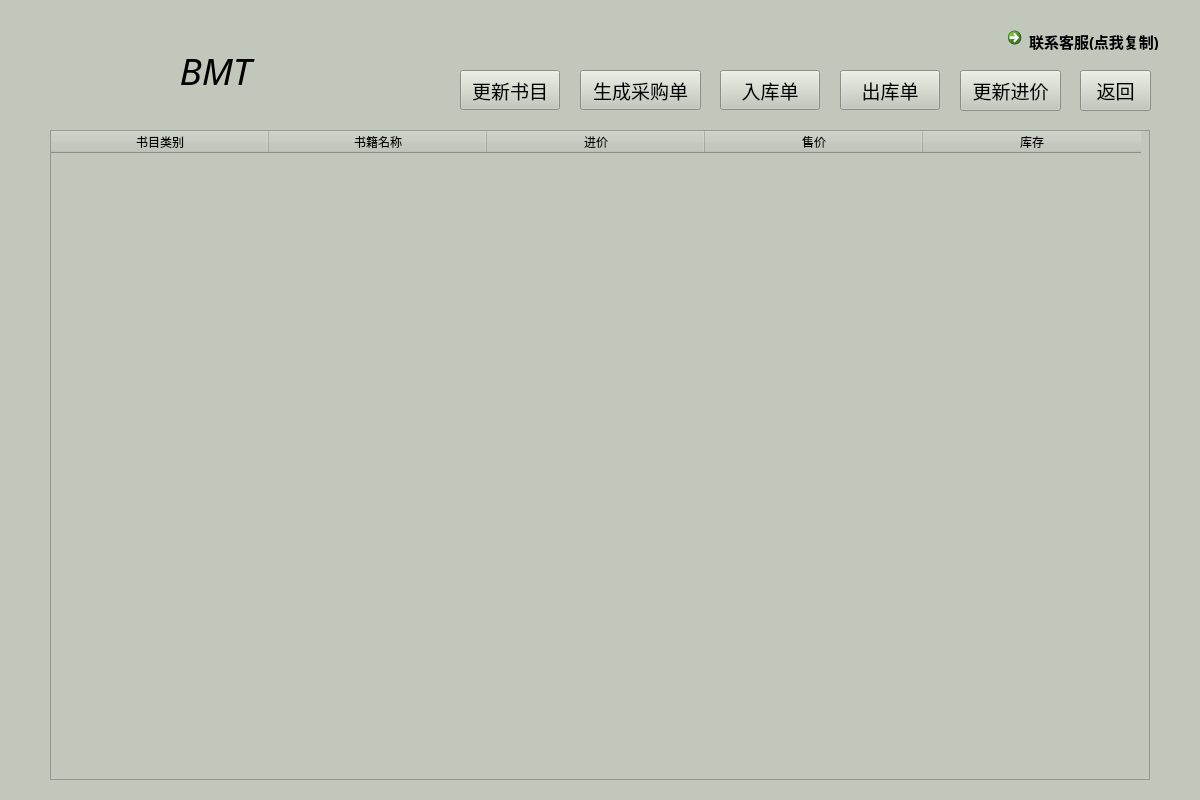
<?xml version="1.0" encoding="UTF-8"?>
<ui version="4.0">
 <class>storehouse_window</class>
 <widget class="QMainWindow" name="storehouse_window">
  <property name="geometry">
   <rect>
    <x>0</x>
    <y>0</y>
    <width>1200</width>
    <height>800</height>
   </rect>
  </property>
  <property name="maximumSize">
   <size>
    <width>1200</width>
    <height>800</height>
   </size>
  </property>
  <property name="font">
   <font>
    <family>黑体</family>
    <pointsize>14</pointsize>
   </font>
  </property>
  <property name="windowTitle">
   <string notr="true">storehouse_window</string>
  </property>
  <property name="windowIcon">
   <iconset resource="../resource.qrc">
    <normaloff>:/ico/resource/BMT_64.ico</normaloff>:/ico/resource/BMT_64.ico</iconset>
  </property>
  <property name="styleSheet">
   <string notr="true">background-color: rgb(193, 200, 187);</string>
  </property>
  <widget class="QWidget" name="centralwidget">
   <widget class="QCommandLinkButton" name="call_for_help">
    <property name="geometry">
     <rect>
      <x>1000</x>
      <y>20</y>
      <width>180</width>
      <height>30</height>
     </rect>
    </property>
    <property name="font">
     <font>
      <family>Segoe UI</family>
      <pointsize>11</pointsize>
     </font>
    </property>
    <property name="cursor">
     <cursorShape>PointingHandCursor</cursorShape>
    </property>
    <property name="toolTip">
     <string>&lt;html&gt;&lt;head/&gt;&lt;body&gt;&lt;p&gt;&lt;span style=&quot; font-size:12pt; text-decoration: underline; color:#0000ff;&quot;&gt;huyan35@mail2.sysu.edu.cn&lt;/span&gt;&lt;/p&gt;&lt;/body&gt;&lt;/html&gt;</string>
    </property>
    <property name="toolTipDuration">
     <number>0</number>
    </property>
    <property name="text">
     <string>联系客服(点我复制)</string>
    </property>
    <property name="icon">
     <iconset resource="../resource.qrc">
      <normaloff>:/ico/resource/BMT_32.ico</normaloff>:/ico/resource/BMT_32.ico</iconset>
    </property>
   </widget>
   <widget class="QLabel" name="client_name">
    <property name="geometry">
     <rect>
      <x>160</x>
      <y>40</y>
      <width>111</width>
      <height>61</height>
     </rect>
    </property>
    <property name="font">
     <font>
      <family>Mistral</family>
      <pointsize>30</pointsize>
      <weight>50</weight>
      <bold>false</bold>
     </font>
    </property>
    <property name="text">
     <string>&lt;html&gt;&lt;head/&gt;&lt;body&gt;&lt;p&gt;&lt;span style=&quot; font-size:28pt; font-style:italic;&quot;&gt;BMT&lt;/span&gt;&lt;/p&gt;&lt;/body&gt;&lt;/html&gt;</string>
    </property>
    <property name="alignment">
     <set>Qt::AlignCenter</set>
    </property>
   </widget>
   <widget class="QPushButton" name="output">
    <property name="geometry">
     <rect>
      <x>840</x>
      <y>70</y>
      <width>100</width>
      <height>40</height>
     </rect>
    </property>
    <property name="font">
     <font>
      <family>黑体</family>
      <pointsize>14</pointsize>
      <weight>50</weight>
      <bold>false</bold>
     </font>
    </property>
    <property name="cursor">
     <cursorShape>PointingHandCursor</cursorShape>
    </property>
    <property name="text">
     <string>出库单</string>
    </property>
   </widget>
   <widget class="QPushButton" name="input">
    <property name="geometry">
     <rect>
      <x>720</x>
      <y>70</y>
      <width>100</width>
      <height>40</height>
     </rect>
    </property>
    <property name="font">
     <font>
      <family>黑体</family>
      <pointsize>14</pointsize>
      <weight>50</weight>
      <bold>false</bold>
     </font>
    </property>
    <property name="cursor">
     <cursorShape>PointingHandCursor</cursorShape>
    </property>
    <property name="text">
     <string>入库单</string>
    </property>
   </widget>
   <widget class="QPushButton" name="refresh">
    <property name="geometry">
     <rect>
      <x>460</x>
      <y>70</y>
      <width>100</width>
      <height>40</height>
     </rect>
    </property>
    <property name="font">
     <font>
      <family>黑体</family>
      <pointsize>14</pointsize>
      <weight>50</weight>
      <bold>false</bold>
     </font>
    </property>
    <property name="cursor">
     <cursorShape>PointingHandCursor</cursorShape>
    </property>
    <property name="text">
     <string>更新书目</string>
    </property>
   </widget>
   <widget class="QTableWidget" name="table">
    <property name="geometry">
     <rect>
      <x>50</x>
      <y>130</y>
      <width>1100</width>
      <height>650</height>
     </rect>
    </property>
    <property name="rowCount">
     <number>0</number>
    </property>
    <property name="columnCount">
     <number>5</number>
    </property>
    <attribute name="horizontalHeaderDefaultSectionSize">
     <number>218</number>
    </attribute>
    <attribute name="verticalHeaderDefaultSectionSize">
     <number>36</number>
    </attribute>
    <column>
     <property name="text">
      <string>书目类别</string>
     </property>
    </column>
    <column>
     <property name="text">
      <string>书籍名称</string>
     </property>
    </column>
    <column>
     <property name="text">
      <string>进价</string>
     </property>
    </column>
    <column>
     <property name="text">
      <string>售价</string>
     </property>
    </column>
    <column>
     <property name="text">
      <string>库存</string>
     </property>
    </column>
   </widget>
   <widget class="QPushButton" name="shop">
    <property name="geometry">
     <rect>
      <x>580</x>
      <y>70</y>
      <width>121</width>
      <height>40</height>
     </rect>
    </property>
    <property name="font">
     <font>
      <family>黑体</family>
      <pointsize>14</pointsize>
      <weight>50</weight>
      <bold>false</bold>
     </font>
    </property>
    <property name="cursor">
     <cursorShape>PointingHandCursor</cursorShape>
    </property>
    <property name="text">
     <string>生成采购单</string>
    </property>
   </widget>
   <widget class="QPushButton" name="pricechange">
    <property name="geometry">
     <rect>
      <x>960</x>
      <y>70</y>
      <width>101</width>
      <height>41</height>
     </rect>
    </property>
    <property name="font">
     <font>
      <family>黑体</family>
      <pointsize>14</pointsize>
     </font>
    </property>
    <property name="text">
     <string>更新进价</string>
    </property>
   </widget>
   <widget class="QLabel" name="client_logo">
    <property name="geometry">
     <rect>
      <x>40</x>
      <y>0</y>
      <width>128</width>
      <height>128</height>
     </rect>
    </property>
    <property name="text">
     <string>&lt;html&gt;&lt;head/&gt;&lt;body&gt;&lt;p&gt;&lt;img src=&quot;:/logo/resource/BMT_128.ico&quot;/&gt;&lt;/p&gt;&lt;/body&gt;&lt;/html&gt;</string>
    </property>
   </widget>
   <widget class="QPushButton" name="back">
    <property name="geometry">
     <rect>
      <x>1080</x>
      <y>70</y>
      <width>71</width>
      <height>41</height>
     </rect>
    </property>
    <property name="font">
     <font>
      <family>黑体</family>
      <pointsize>14</pointsize>
     </font>
    </property>
    <property name="text">
     <string>返回</string>
    </property>
   </widget>
   <zorder>client_logo</zorder>
   <zorder>call_for_help</zorder>
   <zorder>client_name</zorder>
   <zorder>output</zorder>
   <zorder>input</zorder>
   <zorder>refresh</zorder>
   <zorder>table</zorder>
   <zorder>shop</zorder>
   <zorder>pricechange</zorder>
   <zorder>back</zorder>
  </widget>
 </widget>
 <tabstops>
  <tabstop>call_for_help</tabstop>
  <tabstop>input</tabstop>
  <tabstop>output</tabstop>
 </tabstops>
 <resources>
  <include location="../resource.qrc"/>
 </resources>
 <connections/>
</ui>
